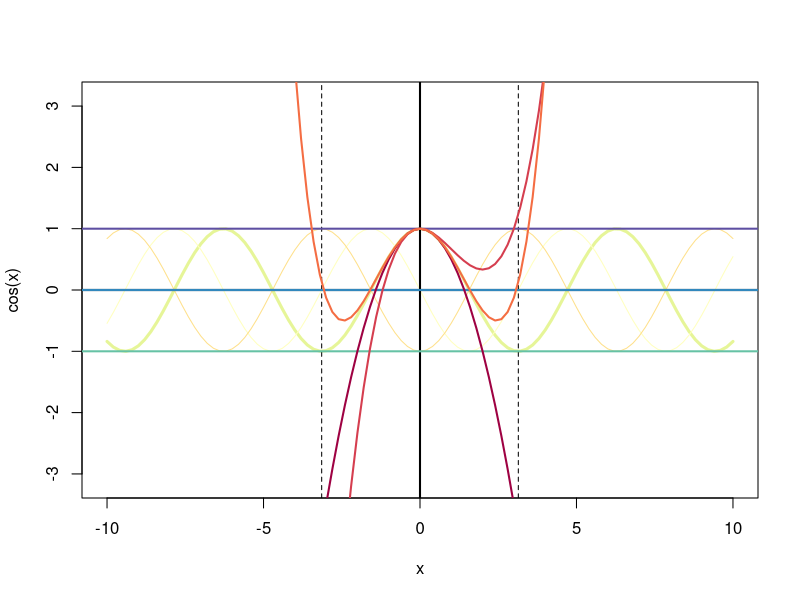
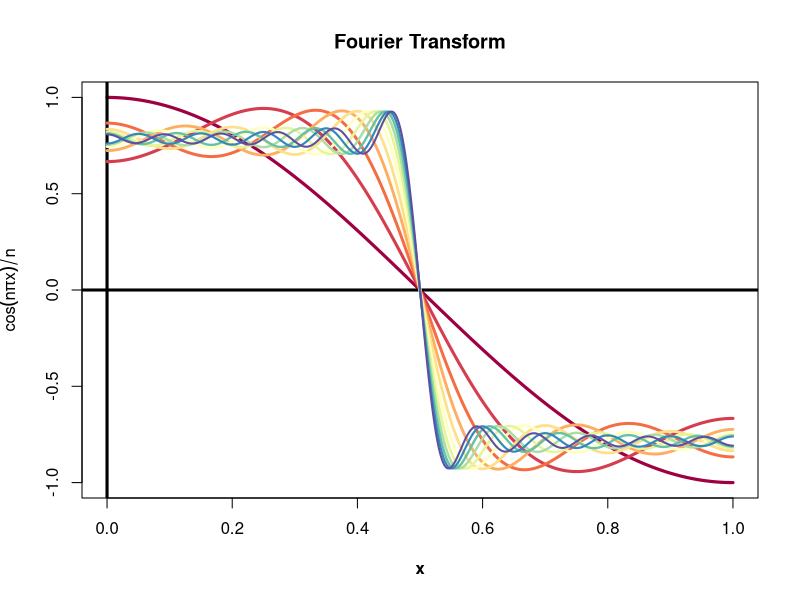

Write R code to recreate these figures, in order.
## ---- chunk 1
knitr::opts_chunk$set(echo = TRUE, 
                      warning = FALSE, 
                      message = FALSE) 

suppressPackageStartupMessages( {
  library(RColorBrewer)
} )
## ---- chunk 2
## initiate x
x <- seq(-10,10,by=0.2)

## plot
n <- 11
pal <- brewer.pal(11, name="Spectral")
plot(x, cos(x), type="l", col=pal[[7]], lwd=3, ylim=c(-pi,pi))
lines(x, -sin(x), col=pal[[6]])
lines(x, -cos(x), col=pal[[5]])
abline(h=0, v=0, lwd=2)
abline(v=pi, lty=2)
abline(v=-pi, lty=2)

# original solution is 1
abline(h=1, col=pal[[n]], lwd=2)

# 1st derivative solution is 0
abline(h=0, col=pal[[n-1]], lwd=2)

# 2nd derivative solution is -1
abline(h=-1, col=pal[[n-2]], lwd=2)

# taylor expansion
lines(x, (1-(0.5*x^2)), col=pal[[1]], lwd=2)
lines(x, (1-(0.5*x^2)+(1/6)*x^3), col=pal[[2]], lwd=2) # add 3rd term, 1/6 b/c 3*2*1=6
lines(x, (1-(0.5*x^2)+(1/24)*x^4), col=pal[[3]], lwd=2) # add 4th term, 1/24 b/c 4*3*2*1=24
## ---- chunk 3
# fourier_step <- function(x, n_iter) {
#   odd_seq <- seq(1, (n_iter*2-1), by=2)
#   for( i in 1:(n_iter-1) ) {
#     assign( paste0("fun_",i), cos(odd_seq[i]*pi*x)/odd_seq[i], envir = .GlobalEnv )
#   }
#   fun_all <- NULL
#   # if i is odd, add
#   n_odds <- odd_seq[c(TRUE,FALSE)]
#   name_odds <- paste0("fun_", n_odds)
#   vec_odds <- lapply(name_odds, get)
#   # if i is even, subtract
#   n_evens <- odd_seq[c(FALSE,TRUE)]
#   name_evens <- paste0("fun_", n_evens)
#   vec_evens <- lapply(name_evens, get)
#   return(vec_evens)
# }

# fourier_step(2, 2)

x <- seq(0, 1, length.out=1e3)
par(font.lab = 2)
plot(x, cos(1*pi*x)/1, type="l", lwd=3.1, col=pal[1], main="Fourier Transform", ylab=expression(cos(n*pi*x)/n))
abline(h=0, v=0, lwd=3)
lines(x, (cos(1*pi*x)/1)-(cos(3*pi*x)/3), type="l", lwd=3, col=pal[2])
lines(x, (cos(1*pi*x)/1)-(cos(3*pi*x)/3)+(cos(5*pi*x)/5), type="l", lwd=2.9, col=pal[3])
lines(x, (cos(1*pi*x)/1)-(cos(3*pi*x)/3)+(cos(5*pi*x)/5)-(cos(7*pi*x)/7), type="l", lwd=2.8, col=pal[4])
lines(x, (cos(1*pi*x)/1)-(cos(3*pi*x)/3)+(cos(5*pi*x)/5)-(cos(7*pi*x)/7)+(cos(9*pi*x)/9), type="l", lwd=2.7, col=pal[5])
lines(x, (cos(1*pi*x)/1)-(cos(3*pi*x)/3)+(cos(5*pi*x)/5)-(cos(7*pi*x)/7)+(cos(9*pi*x)/9)-(cos(11*pi*x)/11), type="l", lwd=2.6, col=pal[6])
lines(x, (cos(1*pi*x)/1)-(cos(3*pi*x)/3)+(cos(5*pi*x)/5)-(cos(7*pi*x)/7)+(cos(9*pi*x)/9)-(cos(11*pi*x)/11)+(cos(13*pi*x)/13), type="l", lwd=2.5, col=pal[7])
lines(x, (cos(1*pi*x)/1)-(cos(3*pi*x)/3)+(cos(5*pi*x)/5)-(cos(7*pi*x)/7)+(cos(9*pi*x)/9)-(cos(11*pi*x)/11)+(cos(13*pi*x)/13)-(cos(15*pi*x)/15), type="l", lwd=2.4, col=pal[8])
lines(x, (cos(1*pi*x)/1)-(cos(3*pi*x)/3)+(cos(5*pi*x)/5)-(cos(7*pi*x)/7)+(cos(9*pi*x)/9)-(cos(11*pi*x)/11)+(cos(13*pi*x)/13)-(cos(15*pi*x)/15)+(cos(17*pi*x)/17), type="l", lwd=2.3, col=pal[9])
lines(x, (cos(1*pi*x)/1)-(cos(3*pi*x)/3)+(cos(5*pi*x)/5)-(cos(7*pi*x)/7)+(cos(9*pi*x)/9)-(cos(11*pi*x)/11)+(cos(13*pi*x)/13)-(cos(15*pi*x)/15)+(cos(17*pi*x)/17)-(cos(19*pi*x)/19), type="l", lwd=2.1, col=pal[10])
lines(x, (cos(1*pi*x)/1)-(cos(3*pi*x)/3)+(cos(5*pi*x)/5)-(cos(7*pi*x)/7)+(cos(9*pi*x)/9)-(cos(11*pi*x)/11)+(cos(13*pi*x)/13)-(cos(15*pi*x)/15)+(cos(17*pi*x)/17)-(cos(19*pi*x)/19)+(cos(21*pi*x)/21), type="l", lwd=2, col=pal[11])
